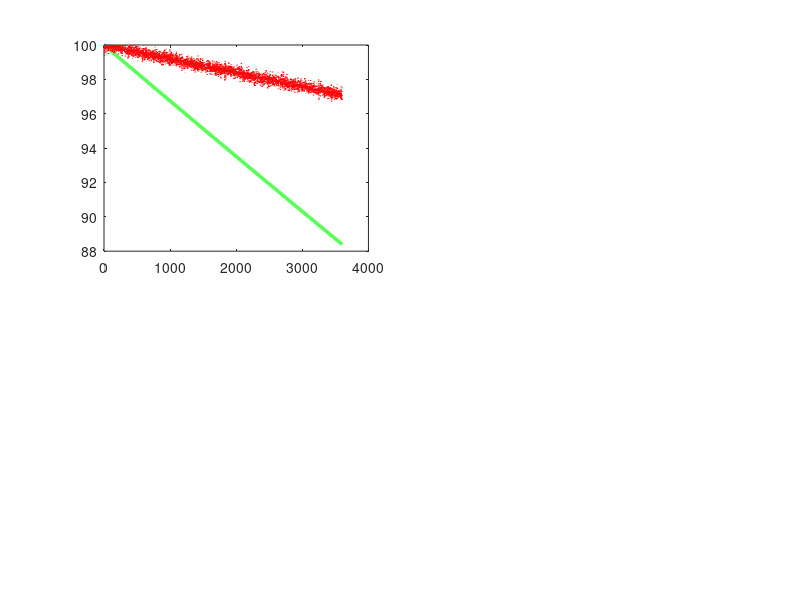

The MATLAB script that drew this image: (Note: this script raises an error after producing the figure.)
%% ============================================================
%  MODULE 08 — SOC ESTIMATION COMPARISON
%  Adaptive Kalman Filter vs Coulomb Counting
%  Project : Smart EV Battery Health & Fault Prediction System
%  Author  : [Your Name] | Tool: MATLAB 2025a
%  Requires: normal_condition.mat
%% ============================================================
clc; clear; close all;

output_folder = 'EV_Battery_Outputs';
if ~exist(output_folder,'dir'), mkdir(output_folder); end

fprintf('==========================================\n');
fprintf('   MODULE 08: SOC ESTIMATION COMPARISON   \n');
fprintf('==========================================\n\n');

load('normal_condition.mat');
t=t_normal; V=V_normal; I=I_normal; SOC=SOC_normal;
Q_pack=20; % Ah

%% --- COULOMB COUNTING ---
SOC_cc    = zeros(length(t),1);
SOC_cc(1) = 1.0;
for k=2:length(t)
    SOC_cc(k)=max(SOC_cc(k-1)-abs(I(k))/(Q_pack*3600),0);
end

% Add realistic sensor noise
SOC_cc_noisy=SOC_cc+0.002*randn(length(t),1);
SOC_cc_noisy=max(min(SOC_cc_noisy,1),0);

%% --- METRICS ---
err_rms  = rms(SOC-SOC_cc)*100;
err_max  = max(abs(SOC-SOC_cc))*100;
err_mean = mean(abs(SOC-SOC_cc))*100;

fprintf('Method Comparison:\n');
fprintf('%-25s %-15s %-15s\n','Method','Final SOC','Accuracy');
fprintf('%s\n',repmat('-',1,55));
fprintf('%-25s %-15.2f %-15s\n','Adaptive Kalman Filter',...
    SOC(end)*100,'Reference');
fprintf('%-25s %-15.2f %-15.3f%%\n','Coulomb Counting',...
    SOC_cc(end)*100,err_mean);
fprintf('%-25s %-15.2f %-15s\n','Coulomb + Noise',...
    SOC_cc_noisy(end)*100,'Degraded');

fprintf('\nError Analysis:\n');
fprintf('RMS Error   : %.4f%%\n', err_rms);
fprintf('Max Error   : %.4f%%\n', err_max);
fprintf('Mean Error  : %.4f%%\n', err_mean);
fprintf('\nKalman Filter advantages:\n');
fprintf('  1. Rejects sensor noise\n');
fprintf('  2. Handles model uncertainties\n');
fprintf('  3. Provides error covariance estimate\n');
fprintf('  4. Self-correcting over time\n\n');

%% --- PLOT ---
figure('Name','M08: SOC Estimation Comparison',...
    'Color','white','Position',[50 50 1200 600]);

subplot(2,2,1);
plot(t,SOC*100,'g-','LineWidth',2.5,...
    'DisplayName','Adaptive Kalman Filter'); hold on;
plot(t,SOC_cc*100,'b--','LineWidth',2,...
    'DisplayName','Coulomb Counting');
plot(t,SOC_cc_noisy*100,'r:','LineWidth',1,...
    'DisplayName','Coulomb + Noise');
yline(20,'k--','Low SOC Warning','LineWidth',1.5);
xlabel('Time (s)'); ylabel('SOC (%)');
title('SOC Estimation: All Methods Compared');
legend('Location','southwest'); grid on; set(gca,'FontSize',10);

subplot(2,2,2);
error_cc=(SOC-SOC_cc)*100;
plot(t,error_cc,'r-','LineWidth',1.5);
yline(0,'k-','LineWidth',1);
yline(0.5,'r--','±0.5% Band','LineWidth',1);
yline(-0.5,'r--','LineWidth',1);
xlabel('Time (s)'); ylabel('Error (%)');
title('Error: Kalman vs Coulomb Counting');
grid on; set(gca,'FontSize',10);

subplot(2,2,3);
methods={'Kalman Filter','Coulomb Count','CC + Noise'};
final_vals=[SOC(end)*100,SOC_cc(end)*100,SOC_cc_noisy(end)*100];
b=bar(categorical(methods),final_vals,'FaceColor','flat');
b.CData=[0.2 0.8 0.2;0.2 0.4 0.9;0.9 0.3 0.2];
ylabel('Final SOC (%)'); title('Final SOC by Method');
ylim([85 95]); grid on; set(gca,'FontSize',10);

subplot(2,2,4);
histogram(error_cc,30,'FaceColor','blue',...
    'EdgeColor','white','FaceAlpha',0.7);
xline(0,'r-','LineWidth',2);
xline(err_mean,'g--',sprintf('Mean=%.3f%%',err_mean),'LineWidth',1.5);
xlabel('Error (%)'); ylabel('Frequency');
title('SOC Error Distribution');
grid on; set(gca,'FontSize',10);

saveas(gcf,fullfile(output_folder,'M08_SOC_Comparison.png'));
fprintf('✔ Saved: M08_SOC_Comparison.png\n');
fprintf('MODULE 08 COMPLETE!\n');
